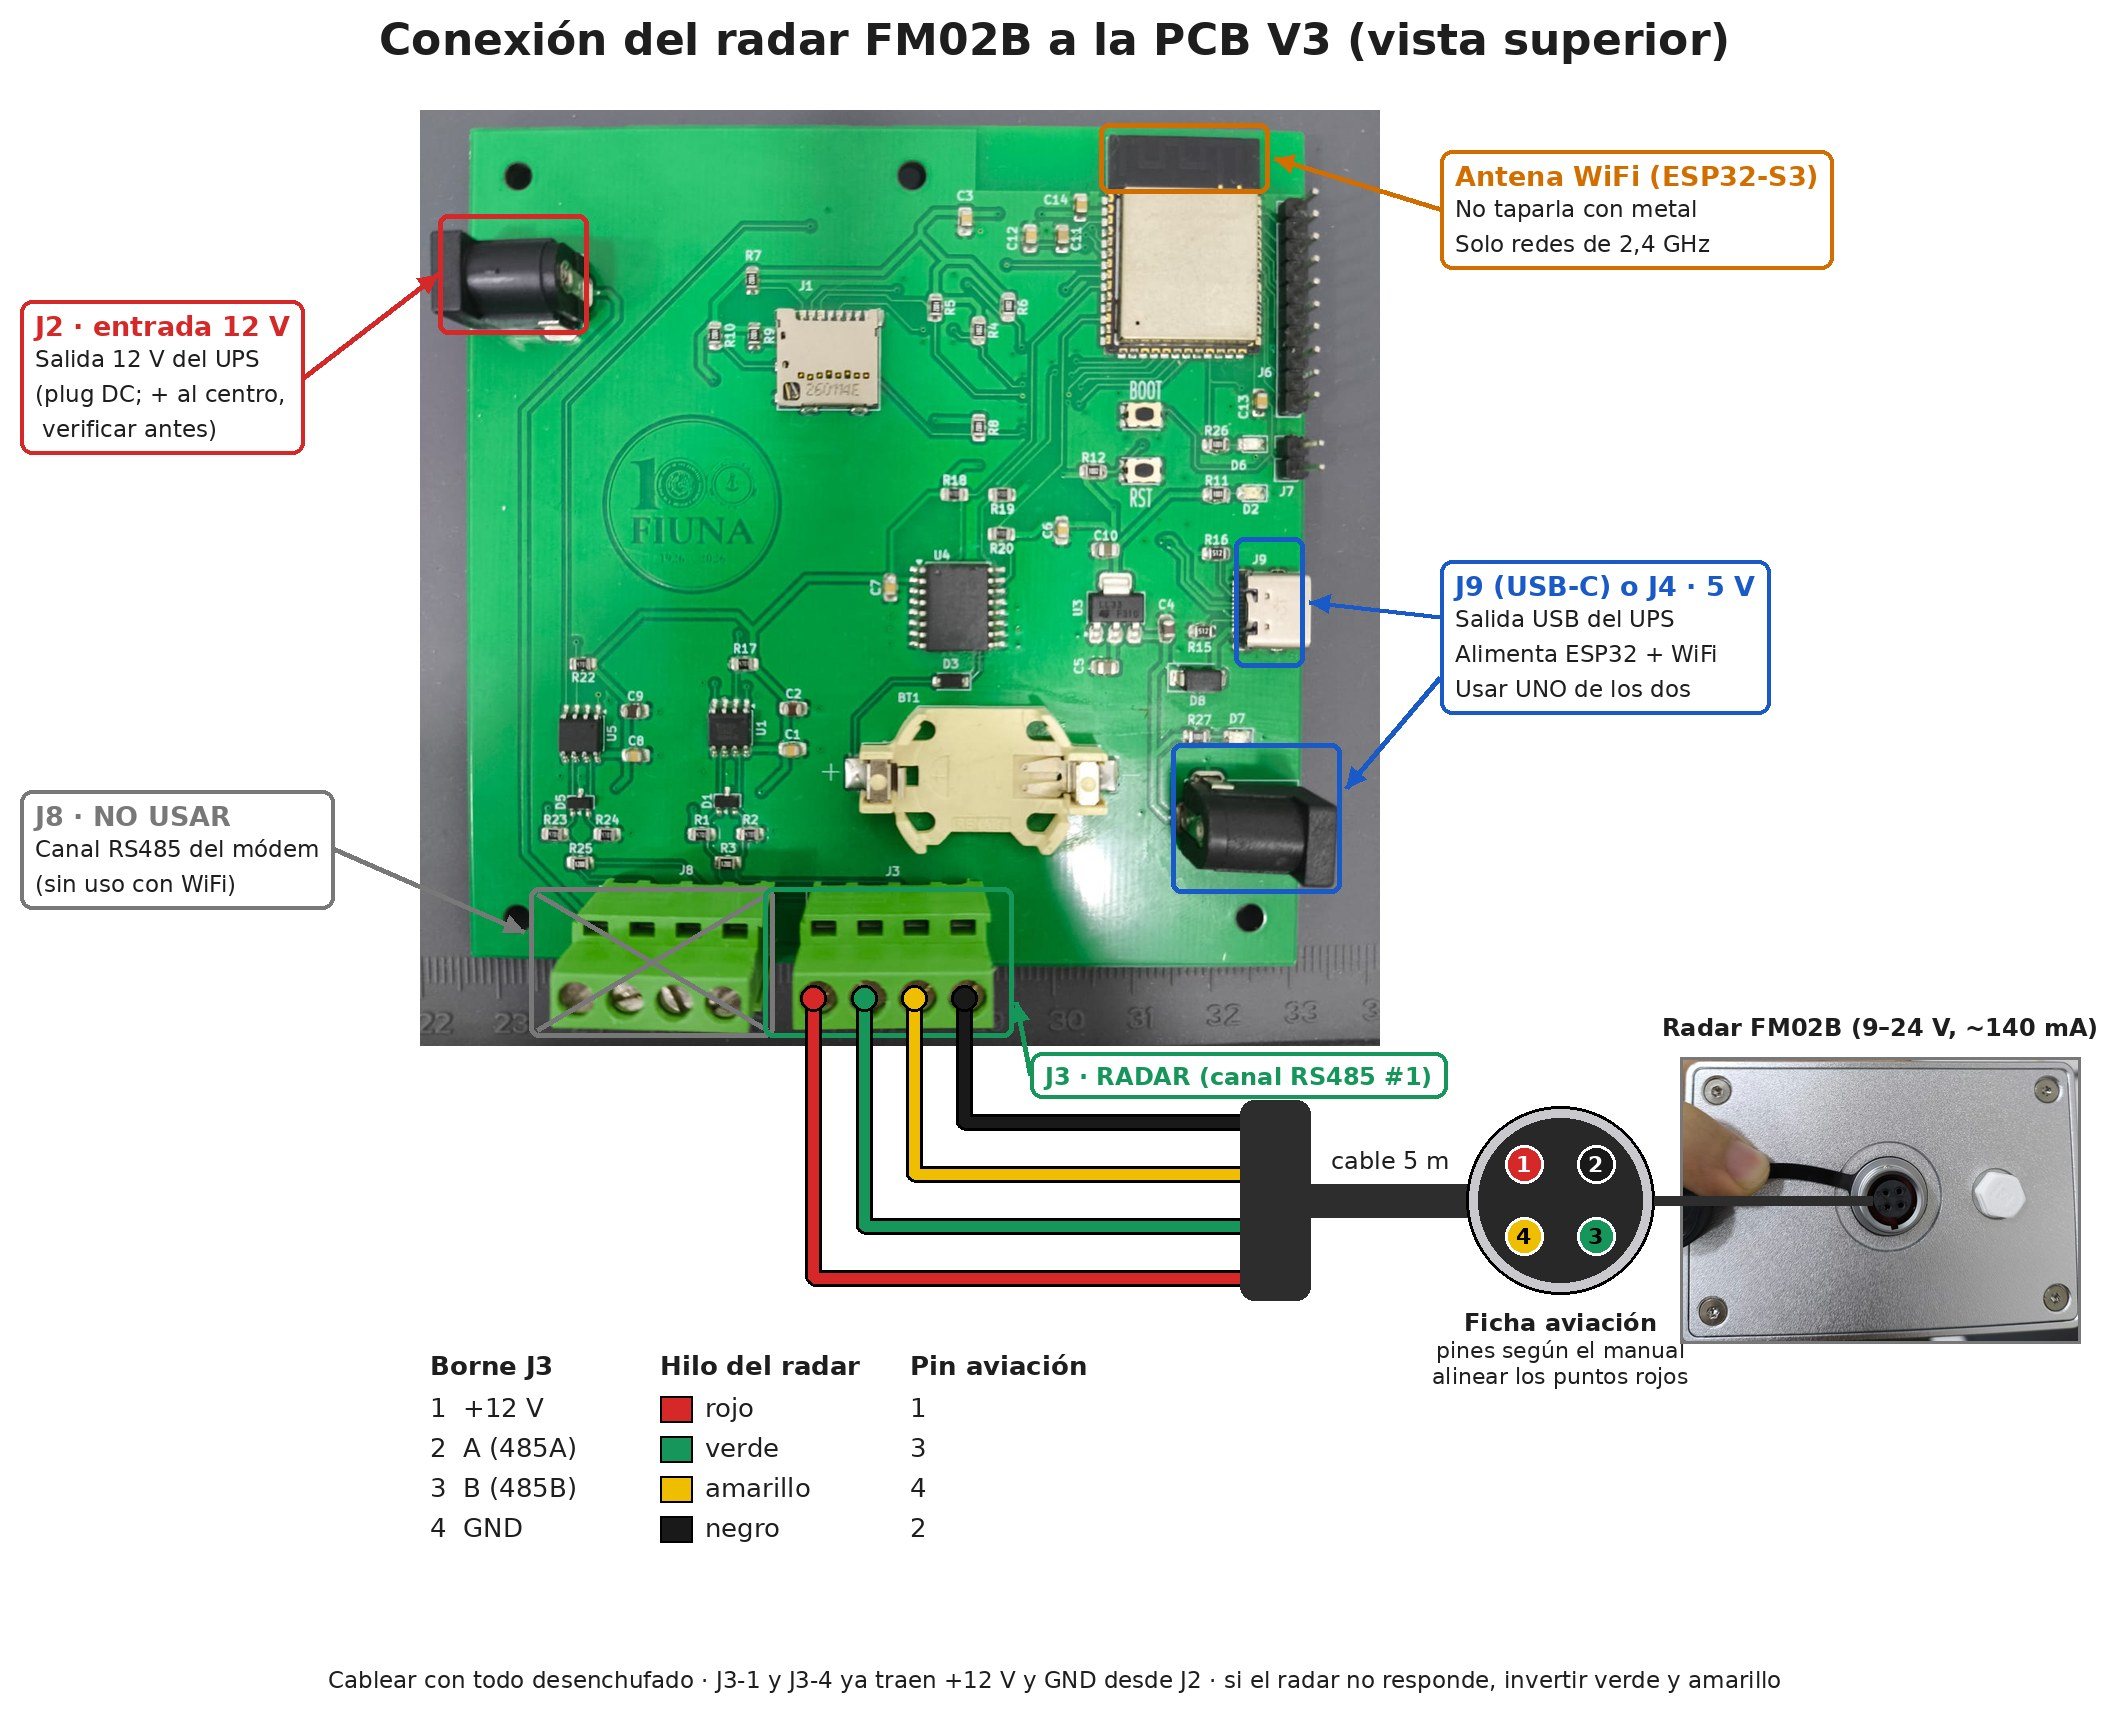

Write Python code to recreate this figure.
# Genera diagrama_conexion_radar.jpg sobre la foto de la placa.
# Uso: python3 diagrama_conexion_radar.py Fotos salida.png  (requiere Pillow y fuentes DejaVu)
import sys
from PIL import Image, ImageDraw, ImageFont, ImageFilter

FOTOS = sys.argv[1]
SALIDA = sys.argv[2]

F = "/usr/share/fonts/truetype/dejavu/DejaVuSans.ttf"
FB = "/usr/share/fonts/truetype/dejavu/DejaVuSans-Bold.ttf"
def fnt(sz, b=False): return ImageFont.truetype(FB if b else F, sz)

ROJO, VERDE, AMAR, NEGRO = (214, 40, 40), (22, 150, 90), (240, 190, 0), (25, 25, 25)
GRIS, TXT, AZUL, NARANJA = (120, 120, 120), (30, 30, 30), (25, 90, 200), (210, 110, 0)

# ---------------- lienzo y foto de la placa ----------------
W, H = 2110, 1720
img = Image.new("RGB", (W, H), "white")
d = ImageDraw.Draw(img)

placa = Image.open(f"{FOTOS}/placa.jpeg")
CX0, CY0, CX1, CY1 = 0, 225, 1201, 1395
S = 0.80
OX, OY = 420, 110
foto = placa.crop((CX0, CY0, CX1, CY1))
foto = foto.resize((int(foto.width * S), int(foto.height * S)), Image.LANCZOS)
img.paste(foto, (OX, OY))

def P(x, y):  # coordenadas de la foto original -> lienzo
    return (OX + (x - CX0) * S, OY + (y - CY0) * S)

d.text((W / 2, 40), "Conexión del radar FM02B a la PCB V3 (vista superior)",
       font=fnt(44, True), fill=TXT, anchor="mm")

def flecha(p0, p1, color, w=5):
    d.line([p0, p1], fill=color, width=w)
    import math
    ang = math.atan2(p1[1] - p0[1], p1[0] - p0[0])
    L = 22
    a1 = (p1[0] - L * math.cos(ang - 0.45), p1[1] - L * math.sin(ang - 0.45))
    a2 = (p1[0] - L * math.cos(ang + 0.45), p1[1] - L * math.sin(ang + 0.45))
    d.polygon([p1, a1, a2], fill=color)

def caja(x, y, lineas, color, ancho=None, sz=27):
    f1, f2 = fnt(sz, True), fnt(sz - 4)
    alto = 14 + len(lineas) * (sz + 8)
    ancho = ancho or max(d.textlength(t, font=(f1 if i == 0 else f2)) for i, t in enumerate(lineas)) + 30
    d.rounded_rectangle([x, y, x + ancho, y + alto], 12, fill="white", outline=color, width=4)
    for i, t in enumerate(lineas):
        d.text((x + 15, y + 10 + i * (sz + 8)), t, font=(f1 if i == 0 else f2), fill=(color if i == 0 else TXT))
    return (x, y, x + ancho, y + alto)

def marco(cx, cy, w, h, color):
    d.rounded_rectangle([cx - w / 2, cy - h / 2, cx + w / 2, cy + h / 2], 10, outline=color, width=5)

# ---------------- J2: 12 V ----------------
j2 = P(110, 430)
marco(j2[0] + 5, j2[1], 150, 120, ROJO)
b = caja(20, 300, ["J2 · entrada 12 V", "Salida 12 V del UPS", "(plug DC; + al centro,", " verificar antes)"], ROJO)
flecha((b[2], (b[1] + b[3]) / 2), (j2[0] - 70, j2[1]), ROJO)

# ---------------- J9 / J4: 5 V ----------------
j9 = P(1062, 840)
marco(j9[0], j9[1], 70, 130, AZUL)
j4 = P(1045, 1110)
marco(j4[0], j4[1], 170, 150, AZUL)
b = caja(1440, 560, ["J9 (USB-C) o J4 · 5 V", "Salida USB del UPS", "Alimenta ESP32 + WiFi", "Usar UNO de los dos"], AZUL)
flecha((b[0], (b[1] + b[3]) / 2 - 20), (j9[0] + 40, j9[1]), AZUL)
flecha((b[0], (b[1] + b[3]) / 2 + 40), (j4[0] + 90, j4[1] - 30), AZUL)

# ---------------- antena WiFi ----------------
ant = P(955, 285)
marco(ant[0], ant[1], 170, 70, NARANJA)
b = caja(1440, 150, ["Antena WiFi (ESP32-S3)", "No taparla con metal", "Solo redes de 2,4 GHz"], NARANJA)
flecha((b[0], (b[1] + b[3]) / 2), (ant[0] + 90, ant[1]), NARANJA)

# ---------------- J8: no usar ----------------
j8c = P(290, 1290)
marco(j8c[0], j8c[1], 245, 150, GRIS)
d.line([(j8c[0] - 115, j8c[1] - 68), (j8c[0] + 115, j8c[1] + 68)], fill=GRIS, width=5)
d.line([(j8c[0] - 115, j8c[1] + 68), (j8c[0] + 115, j8c[1] - 68)], fill=GRIS, width=5)
b = caja(20, 790, ["J8 · NO USAR", "Canal RS485 del módem", "(sin uso con WiFi)"], GRIS)
flecha((b[2], (b[1] + b[3]) / 2), (j8c[0] - 128, j8c[1] - 30), GRIS)

# ---------------- J3: sensor ----------------
j3c = P(586, 1290)
marco(j3c[0], j3c[1], 250, 150, VERDE)
b = caja(1030, 1052, ["J3 · RADAR (canal RS485 #1)"], VERDE, sz=24)
flecha((b[0], (b[1] + b[3]) / 2), (j3c[0] + 128, j3c[1] + 40), VERDE)

tornillos = [492, 555, 618, 680]
colores = [ROJO, VERDE, AMAR, NEGRO]
nombres = ["1  +12 V", "2  A (485A)", "3  B (485B)", "4  GND"]
hilos = ["rojo", "verde", "amarillo", "negro"]
PIN_AV = ["1", "3", "4", "2"]  # manual: 1 rojo, 2 negro, 3 verde, 4 amarillo
COLOR_PIN = {1: ROJO, 2: NEGRO, 3: VERDE, 4: AMAR}
y_borde = P(0, 1395)[1] + 6
x_cable = 1240
pts_fin = []
for k, (tx, c) in enumerate(zip(tornillos, colores)):
    x, y = P(tx, 1335)
    yv = y_borde + 70 + (3 - k) * 52  # giro escalonado: no se cruzan
    camino = [(x, y), (x, yv), (x_cable, yv)]
    d.line(camino, fill=(0, 0, 0), width=17, joint="curve")
    d.line(camino, fill=c, width=11, joint="curve")
    d.ellipse([x - 13, y - 13, x + 13, y + 13], fill=c, outline="black", width=3)
    pts_fin.append((x_cable, yv))
    # rotulo del pin (debajo de la foto, al lado del hilo)
for k, (tx, c) in enumerate(zip(tornillos, colores)):
    x, _ = P(tx, 1335)
y_tab = y_borde + 70 + 4 * 52 + 20

# tabla de pines bajo los hilos
tx0 = 430
d.text((tx0, y_tab), "Borne J3", font=fnt(26, True), fill=TXT)
d.text((tx0 + 230, y_tab), "Hilo del radar", font=fnt(26, True), fill=TXT)
d.text((tx0 + 480, y_tab), "Pin aviación", font=fnt(26, True), fill=TXT)
for k in range(4):
    yy = y_tab + 42 + k * 40
    d.rectangle([tx0 + 230, yy + 4, tx0 + 262, yy + 30], fill=colores[k], outline="black", width=2)
    d.text((tx0, yy), nombres[k], font=fnt(26), fill=TXT)
    d.text((tx0 + 275, yy), hilos[k], font=fnt(26), fill=TXT)
    d.text((tx0 + 480, yy), PIN_AV[k], font=fnt(26), fill=TXT)

# ---------------- cable y radar ----------------
ys = [p[1] for p in pts_fin]
ymid = (min(ys) + max(ys)) / 2
d.rounded_rectangle([x_cable, min(ys) - 22, x_cable + 70, max(ys) + 22], 14, fill=(45, 45, 45))
d.line([(x_cable + 70, ymid), (1470, ymid)], fill=(45, 45, 45), width=34)
d.text(((x_cable + 1470) / 2 + 35, ymid - 40), "cable 5 m", font=fnt(24), fill=TXT, anchor="mm")

# ficha aviacion: vista del lado de los contactos
cx, cy, r = 1560, ymid, 82
d.ellipse([cx - r - 12, cy - r - 12, cx + r + 12, cy + r + 12], fill=(200, 200, 205), outline="black", width=3)
d.ellipse([cx - r, cy - r, cx + r, cy + r], fill=(40, 40, 40))
pos = {1: (-1, -1), 2: (1, -1), 3: (1, 1), 4: (-1, 1)}
for n, (sx, sy) in pos.items():
    px, py = cx + sx * 36, cy + sy * 36
    d.ellipse([px - 19, py - 19, px + 19, py + 19], fill=COLOR_PIN[n], outline="white", width=3)
    d.text((px, py), str(n), font=fnt(22, True), fill=("black" if n in (3, 4) else "white"), anchor="mm")
d.text((cx, cy + r + 40), "Ficha aviación", font=fnt(24, True), fill=TXT, anchor="mm")
d.text((cx, cy + r + 68), "pines según el manual", font=fnt(22), fill=TXT, anchor="mm")
d.text((cx, cy + r + 94), "alinear los puntos rojos", font=fnt(22), fill=TXT, anchor="mm")

# foto del radar (panel con el conector)
rad = Image.open(f"{FOTOS}/conexion_radar.jpeg").crop((40, 700, 1090, 1450))
rad.thumbnail((400, 400), Image.LANCZOS)
rx, ry = 1680, int(ymid - rad.height / 2)
img.paste(rad, (rx, ry))
d.rectangle([rx, ry, rx + rad.width, ry + rad.height], outline=GRIS, width=3)
d.line([(cx + r + 12, cy), (rx + rad.width * 0.48, cy)], fill=(45, 45, 45), width=10)
d.text((rx + rad.width / 2, ry - 30), "Radar FM02B (9–24 V, ~140 mA)", font=fnt(24, True), fill=TXT, anchor="mm")

# nota inferior
d.text((W / 2, H - 40),
       "Cablear con todo desenchufado · J3-1 y J3-4 ya traen +12 V y GND desde J2 · si el radar no responde, invertir verde y amarillo",
       font=fnt(23), fill=TXT, anchor="mm")

img.save(SALIDA, quality=92)
print(img.size)
